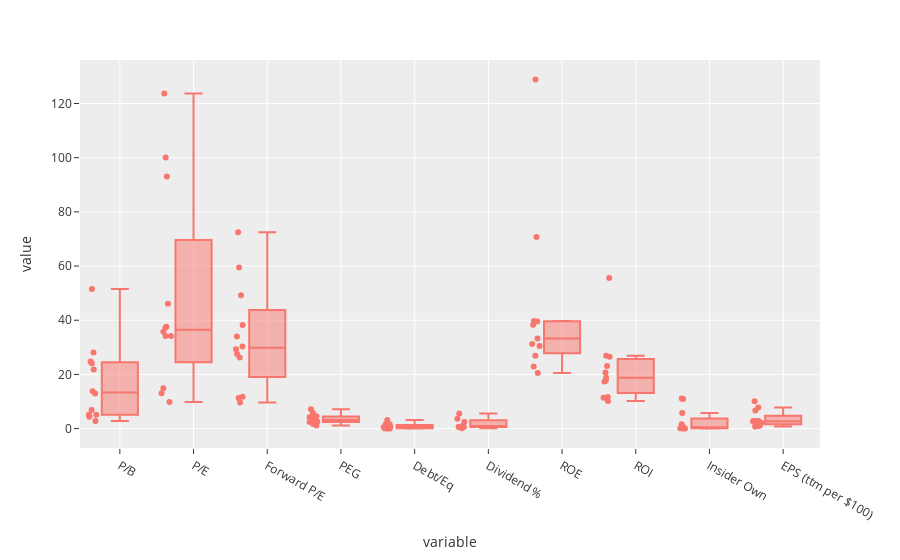

Source (notebook cell):
### Markdown cell above
# Tech Stocks Boxplot

### Code cell
px.box(tech_df, points='all')

### Figure 1 — Plotly figure (JSON) as saved in the notebook; plotly's stock layout.template omitted (floating-point values rounded to 4 significant figures)
{"data": [{"alignmentgroup": "True", "boxpoints": "all", "hovertemplate": "variable=%{x}<br>value=%{y}<extra></extra>", "legendgroup": "", "marker": {"color": "#F8766D"}, "name": "", "notched": false, "offsetgroup": "", "orientation": "v", "showlegend": false, "type": "box", "x": ["P/B", "P/B", "P/B", "P/B", "P/B", "P/B", "P/B", "P/B", "P/B", "P/B", "P/B", "P/B", "P/E", "P/E", "P/E", "P/E", "P/E", "P/E", "P/E", "P/E", "P/E", "P/E", "P/E", "P/E", "Forward P/E", "Forward P/E", "Forward P/E", "Forward P/E", "Forward P/E", "Forward P/E", "Forward P/E", "Forward P/E", "Forward P/E", "Forward P/E", "Forward P/E", "Forward P/E", "PEG", "PEG", "PEG", "PEG", "PEG", "PEG", "PEG", "PEG", "PEG", "PEG", "PEG", "PEG", "Debt/Eq", "Debt/Eq", "Debt/Eq", "Debt/Eq", "Debt/Eq", "Debt/Eq", "Debt/Eq", "Debt/Eq", "Debt/Eq", "Debt/Eq", "Debt/Eq", "Debt/Eq", "Dividend %", "Dividend %", "Dividend %", "Dividend %", "Dividend %", "Dividend %", "Dividend %", "Dividend %", "Dividend %", "Dividend %", "Dividend %", "Dividend %", "ROE", "ROE", "ROE", "ROE", "ROE", "ROE", "ROE", "ROE", "ROE", "ROE", "ROE", "ROE", "ROI", "ROI", "ROI", "ROI", "ROI", "ROI", "ROI", "ROI", "ROI", "ROI", "ROI", "ROI", "Insider Own", "Insider Own", "Insider Own", "Insider Own", "Insider Own", "Insider Own", "Insider Own", "Insider Own", "Insider Own", "Insider Own", "Insider Own", "Insider Own", "EPS (ttm per $100)", "EPS (ttm per $100)", "EPS (ttm per $100)", "EPS (ttm per $100)", "EPS (ttm per $100)", "EPS (ttm per $100)", "EPS (ttm per $100)", "EPS (ttm per $100)", "EPS (ttm per $100)", "EPS (ttm per $100)", "EPS (ttm per $100)", "EPS (ttm per $100)"], "x0": " ", "xaxis": "x", "y": [28.05, 21.82, 5.11, 6.9, 13.76, 24.8, 5.08, 2.77, 24.16, 4.37, 12.95, 51.51, 35.73, 123.7, 34.2, 34.14, 37.24, 93.08, 13.08, 9.83, 100.1, 14.87, 37.59, 46.07, 30.33, 72.49, 27.57, 26.27, 29.3, 59.48, 9.63, 11.34, 49.24, 11.8, 34.02, 38.25, 2.84, 3.43, 7.11, 1.68, 2.49, 2.46, 4.59, 1.14, 5.74, 2.41, 4.37, 4.15, 1.57, 0.69, null, 0, 0.62, 1.69, 3.15, 0.47, 0, 0.38, 0.69, 0, 0.7, null, null, null, 1.04, null, 5.56, 2.47, 0.12, 3.67, 0.61, 0.48, 70.7, 20.5, null, 22.9, 39.5, 33.3, 39.7, 30.5, 26.9, 31.2, 38.3, 128.9, 26.9, 11.7, null, 17.4, 23.1, 10.2, 11.4, 17.8, 18.8, 20.7, 26.5, 55.6, 0.07, 10.9, 5.75, 0.66, 0.1, 1.62, 0.1, 0.05, 0.3, 0.1, 0.2, 11.1, 2.799, 0.8129, 2.833, 2.787, 2.661, 1.149, 7.749, 10.08, 1.003, 6.716, 2.637, 2.148], "y0": " ", "yaxis": "y"}], "layout": {"autosize": true, "boxmode": "group", "legend": {"tracegroupgap": 0}, "margin": {"t": 60}, "xaxis": {"anchor": "y", "autorange": true, "domain": [0, 1], "range": [-0.5318, 9.5], "title": {"text": "variable"}, "type": "category"}, "yaxis": {"anchor": "x", "autorange": true, "domain": [0, 1], "range": [-7.161, 136.1], "title": {"text": "value"}, "type": "linear"}}}
